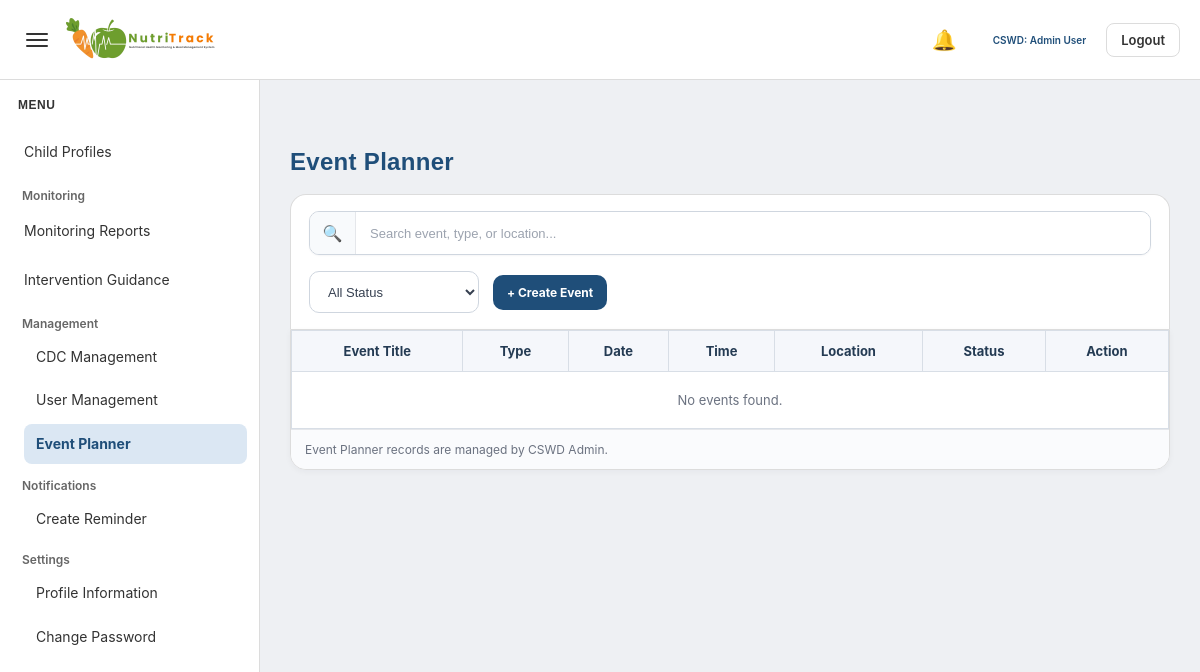
The page /admin/manage_events.php (signed in) on the database as committed earlier.
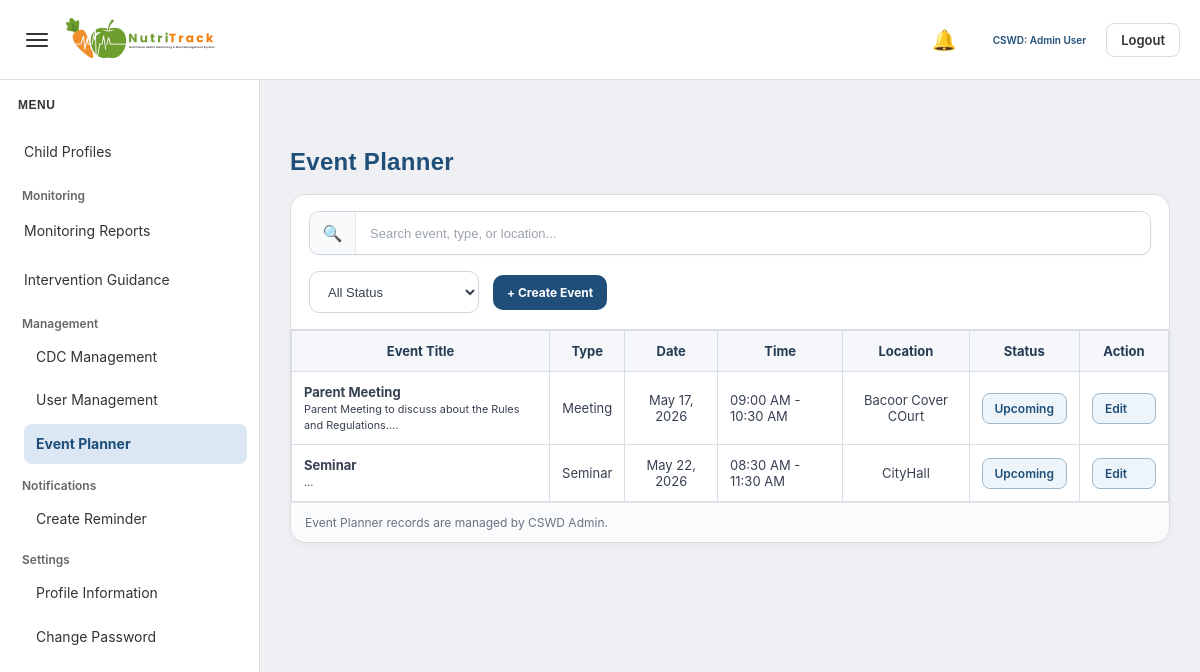
The same page on the database as committed later.
### tables this page shows
CREATE TABLE `events` (
  `event_id` int(11) NOT NULL,
  `title` varchar(150) NOT NULL,
  `description` text DEFAULT NULL,
  `event_type` varchar(50) NOT NULL,
  `event_date` date NOT NULL,
  `start_time` time DEFAULT NULL,
  `end_time` time DEFAULT NULL,
  `location` varchar(150) DEFAULT NULL,
  `status` enum('Upcoming','Completed','Cancelled') DEFAULT 'Upcoming',
  `created_by` int(11) NOT NULL,
  `created_at` timestamp NOT NULL DEFAULT current_timestamp(),
  `updated_at` timestamp NULL DEFAULT NULL ON UPDATE current_timestamp(),
  `is_deleted` tinyint(1) DEFAULT 0
);

### admin/manage_events.php (the view, shortened to what this page needs)
<?php
include '../config/database.php';
$search = isset($_GET['search']) ? trim($_GET['search']) : '';
$sql = "
    SELECT
        event_id,
        title,
        description,
        event_type,
        event_date,
        start_time,
        end_time,
        location,
        status,
        created_at
    FROM events
    WHERE is_deleted = 0
";
$sql .= " ORDER BY event_date ASC, start_time ASC";
$stmt = $conn->prepare($sql);
$stmt->execute();
$result = $stmt->get_result();
function formatDate($date) {
    return date("F d, Y", strtotime($date));
}
function formatTime($time) {
    return date("h:i A", strtotime($time));
}
?>
<!DOCTYPE html>
<html lang="en">
<head>
    <link rel="stylesheet" href="../assets/admin/admin-style.css">
</head>
<body>
<?php include '../includes/admin_topbar.php'; ?>
<?php include '../includes/admin_sidebar.php'; ?>
<main class="main-content" id="mainContent">
    <div class="records-page-shell">
        <div class="records-page-header">
            <h1>Event Planner</h1>
        </div>
        <div class="records-toolbar-card">
            <div class="records-toolbar-left">
                <form method="GET" class="records-search-wrap">
                    <div class="records-search-icon">🔍</div>
                    <input
                        type="text"
                        name="search"
                        class="records-search-input"
                        placeholder="Search event, type, or location..."
                        value="<?php echo htmlspecialchars($search); ?>"
                    >
                </form>
            </div>
            <div class="records-toolbar-right">
                <form method="GET">
                    <select name="status" class="records-filter-select" onchange="this.form.submit()">
                        <option value="">All Status</option>
                    </select>
                </form>
                <a href="create_event.php" class="quick-btn navy">+ Create Event</a>
            </div>
        </div>
        <div class="records-table-card">
            <div class="records-table-wrap">
                <table class="records-table">
                    <thead>
                        <tr>
                            <th>Event Title</th>
                            <th>Type</th>
                            <th>Date</th>
                            <th>Time</th>
                            <th>Location</th>
                            <th>Status</th>
                            <th>Action</th>
                        </tr>
                    </thead>
                    <tbody>
                        <?php if ($result && $result->num_rows > 0): ?>
                            <?php while ($event = $result->fetch_assoc()): ?>
                                <tr>
                                    <td>
                                        <strong><?php echo htmlspecialchars($event['title']); ?></strong>
                                        <br>
                                        <small><?php echo htmlspecialchars(substr($event['description'], 0, 80)); ?>...</small>
                                    </td>
                                    <td><?php echo htmlspecialchars($event['event_type']); ?></td>
                                    <td><?php echo formatDate($event['event_date']); ?></td>
                                    <td>
                                        <?php echo formatTime($event['start_time']); ?>
                                        -
                                        <?php echo formatTime($event['end_time']); ?>
                                    </td>
                                    <td><?php echo htmlspecialchars($event['location']); ?></td>
                                    <td>
                                        <?php
                                            $statusClass = 'records-view-btn';
                                            if ($event['status'] == 'Upcoming') {
                                                $statusColor = 'background:#edf5fb;color:#1f4e79;border-color:#9fb8c9;';
                                            } elseif ($event['status'] == 'Completed') {
                                                $statusColor = 'background:#e8f5e9;color:#2e7d32;border-color:#a5d6a7;';
                                            } else {
                                                $statusColor = 'background:#fdecea;color:#c0392b;border-color:#f5b7b1;';
                                            }
                                        ?>
                                        <span class="<?php echo $statusClass; ?>" style="<?php echo $statusColor; ?>">
                                            <?php echo htmlspecialchars($event['status']); ?>
                                        </span>
                                    </td>
                                    <td>
                                        <a href="edit_event.php?id=<?php echo $event['event_id']; ?>" class="records-view-btn">
                                            Edit
                                        </a>
                                    </td>
                                </tr>
                            <?php endwhile; ?>
                        <?php else: ?>
                            <tr>
                                <td colspan="7" class="records-empty">
                                    No events found.
                                </td>
                            </tr>
                        <?php endif; ?>
                    </tbody>
                </table>
            </div>
            <div class="records-footer">
                <div class="records-footer-left">
                    Event Planner records are managed by CSWD Admin.
                </div>
            </div>
        </div>
    </div>
</main>
</body>
</html>

### includes/admin_topbar.php (shortened to what this page needs)
<?php
$admin_full_name = 'Admin User';
if (isset($_SESSION['first_name']) || isset($_SESSION['last_name'])) {
    $first_name = isset($_SESSION['first_name']) ? trim($_SESSION['first_name']) : '';
    $last_name  = isset($_SESSION['last_name']) ? trim($_SESSION['last_name']) : '';
    $full_name  = trim($first_name . ' ' . $last_name);
    if (!empty($full_name)) {
        $admin_full_name = $full_name;
    }
}
?>
<div class="topbar">
    <div class="topbar-left">
        <button class="menu-toggle" id="menuToggle" type="button" aria-label="Toggle Menu">
            <span></span>
            <span></span>
            <span></span>
        </button>
        <a href="dashboard.php" class="topbar-logo-link">
            <img src="../NUTRITRACK-LOGO.png" alt="NutriTrack Logo" class="topbar-logo">
        </a>
    </div>
    <div class="topbar-right">
        <div class="topbar-notification" id="adminNotificationWrapper">
            <button class="notif-btn" id="adminNotifToggle" type="button" aria-label="View Notifications">
                <span class="notif-bell">&#128276;</span>
            </button>
        </div>
        <span class="user-text">CSWD: <?php echo htmlspecialchars($admin_full_name); ?></span>
        <a href="../logout.php" class="logout-btn">Logout</a>
    </div>
</div>

### includes/admin_sidebar.php (shortened to what this page needs)
<?php $current_page = basename($_SERVER['PHP_SELF']); ?>
<div class="sidebar" id="sidebar">
    <div class="sidebar-header">
        <h2>MENU</h2>
    </div>
    <div class="sidebar-section">
        <a href="child_records.php"
           class="sidebar-link <?php echo in_array($current_page, ['child_records.php','view_child.php','edit_child.php','add_child.php']) ? 'active' : ''; ?>">
           Child Profiles
        </a>
        <div class="sidebar-title">Monitoring</div>
        <a href="monitoring_reports.php"
           class="sidebar-link <?php echo in_array($current_page, ['monitoring_reports.php','wmr_report.php','individual_child_report.php','feeding_attendance_report.php','nutritional_status_summary.php','terminal_report.php']) ? 'active' : ''; ?>">
           Monitoring Reports
        </a>
        <a href="intervention_guidance.php"
           class="sidebar-link <?php echo in_array($current_page, ['intervention_guidance.php']) ? 'active' : ''; ?>">
           Intervention Guidance
        </a>
        <div class="sidebar-title">Management</div>
        <a href="add_cdc.php"
           class="sidebar-sublink <?php echo in_array($current_page, ['add_cdc.php','edit_cdc.php']) ? 'active' : ''; ?>">
           CDC Management
        </a>
        <a href="add_user.php"
           class="sidebar-sublink <?php echo in_array($current_page, ['add_user.php','edit_user.php']) ? 'active' : ''; ?>">
           User Management
        </a>
         <a href="manage_events.php"
         class="sidebar-sublink <?php echo in_array($current_page, ['manage_events.php','create_event.php','edit_event.php']) ? 'active' : ''; ?>">
         Event Planner
         </a>
        <div class="sidebar-title">Notifications</div>
        <a href="create_reminder.php"
           class="sidebar-sublink <?php echo in_array($current_page, ['create_reminder.php']) ? 'active' : ''; ?>">
           Create Reminder
        </a>
        <div class="sidebar-title">Settings</div>
        <a href="settings.php"
           class="sidebar-sublink <?php echo in_array($current_page, ['settings.php']) ? 'active' : ''; ?>">
           Profile Information
        </a>
        <a href="change_password.php"
           class="sidebar-sublink <?php echo in_array($current_page, ['change_password.php']) ? 'active' : ''; ?>">
           Change Password
        </a>
    </div>
</div>

Rows that differ between the two databases and show on the page:
added events: title "Parent Meeting", description "Parent Meeting to discuss about the Rules and Regulations.", event_type "Meeting", event_date "May 17, 2026", start_time "09:00 AM", end_time "10:30 AM", location "Bacoor Cover COurt", status "Upcoming"
added events: title "Seminar", event_type "Seminar", event_date "May 22, 2026", start_time "08:30 AM", end_time "11:30 AM", location "CityHall", status "Upcoming"
Other text that changed with them:
text no longer shown: "No events found."
